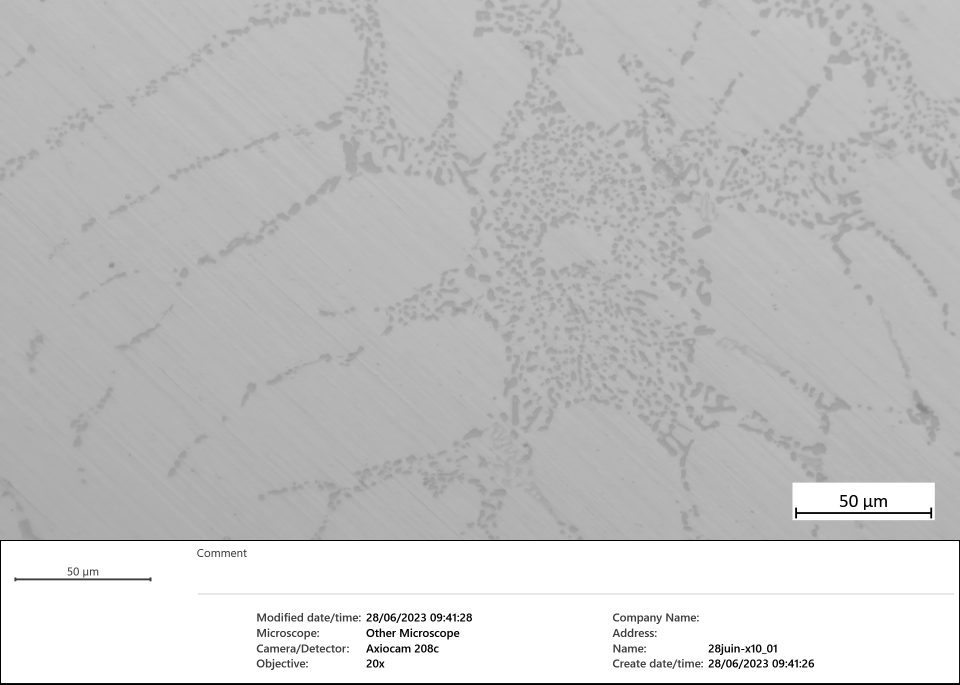
#> input picture 28juin-x10_01.jpg, 1920 x 1370 px (shown at 1/2 size)
$ python k-meanV2.py
#> lines starting #> are read from the running program, lines starting #| are printed output that depends on the picture; after the words box and inside, x2 and y2 are one past the last pixel; in counts of white or black regions, pixels touching at a corner belong together; long printed decimals are rounded
import numpy as np
import cv2
import matplotlib.pyplot as plt

def kmeans_image_segmentation(image, k):
#> called with image = '28juin-x10_01.jpg', k = 2
    image = cv2.imread(image,0)
#> image is the input picture: shape (1370, 1920); min 0, max 255, mean 195.1
    # Obtenir les dimensions de l'image
    hauteur, largeur = image.shape
    print(hauteur, largeur)
#| 1370 1920
    x1 = largeur
    y1 = 0
    x2 = largeur//5
    y2 = (hauteur//3)*2
    image = image[y1:y2, x2:x1]
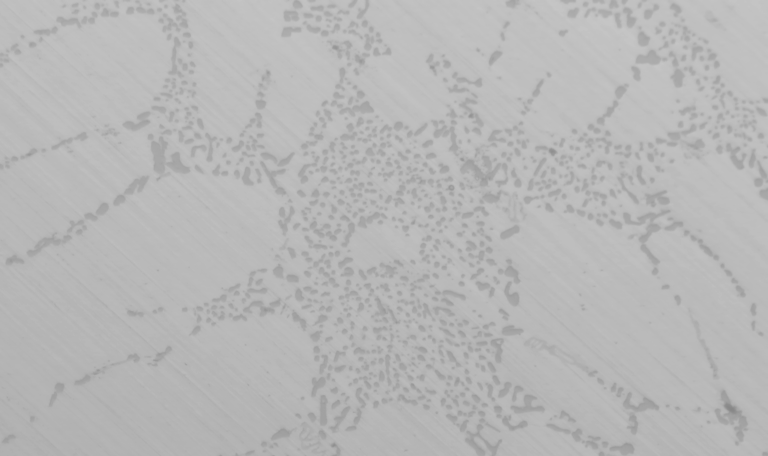
#> image: shape (912, 1536) (shown at 1/2 size); min 135, max 198, mean 183

    # Convertir l'image en une matrice de points de données
    data = image.reshape((-1, 3)).astype(np.float32)

    # Définir les critères d'arrêt pour l'algorithme des k-moyennes
    criteria = (cv2.TERM_CRITERIA_EPS + cv2.TERM_CRITERIA_MAX_ITER, 100, 0.1)

    # Appliquer l'algorithme des k-moyennes
    _, labels, centers = cv2.kmeans(data, k, None, criteria, 10, cv2.KMEANS_RANDOM_CENTERS)
#> centers = [[170, 169.7, 170], [185.3, 185.4, 185.3]]

    # Convertir les centres des clusters en valeurs d'intensité d'image
    centers = np.uint8(centers)
#> centers = [[170, 169, 170], [185, 185, 185]]

    # Réaffecter les pixels de l'image en utilisant les labels des clusters
    segmented_image = centers[labels.flatten()].reshape(image.shape)

    return segmented_image

def sharpen_image(sharpen_image):
    # Définir le noyau du filtre de netteté
    kernel = np.array([[0, -1, 0],
                       [-1, 5, -1],
                       [0, -1, 0]])

    # Appliquer le filtre de netteté à l'image
    sharpened = cv2.filter2D(sharpen_image, -1, kernel)
    return sharpened

def segment_image(segmented_image, threshold):

    #Image plus nette
#> called with threshold = 30
    cv2.imshow("image de base",segmented_image)

    #net= sharpen_image(image)
    gray = cv2.equalizeHist(segmented_image)
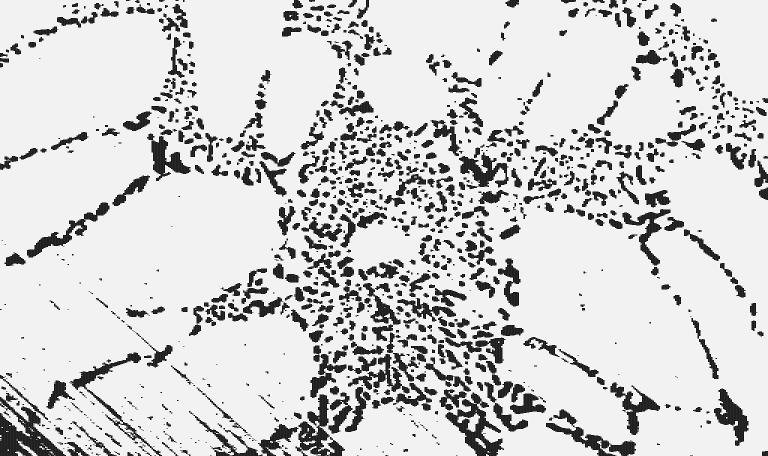
#> gray: shape (912, 1536) (shown at 1/2 size); min 0, max 255, mean 208.1
    cv2.imshow('intput',gray)

    # Appliquer un seuillage pour segmenter les taches foncées
    _, segmented = cv2.threshold(gray, threshold, 255, cv2.THRESH_BINARY)
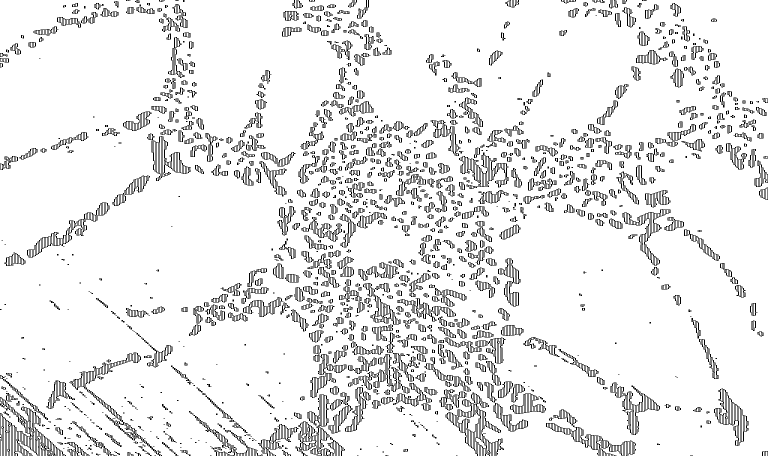
#> segmented: shape (912, 1536) (shown at 1/2 size); 91.1% white; black in thin lines or dots
    #adaptive_threshold = cv2.adaptiveThreshold(image, 255, cv2.ADAPTIVE_THRESH_MEAN_C, cv2.THRESH_BINARY, 11, 2)
    # Effectuer une opération de morphologie pour améliorer la segmentation
    kernel = np.ones((5, 5), np.uint8)
    segmented = cv2.morphologyEx(segmented, cv2.MORPH_OPEN, kernel)
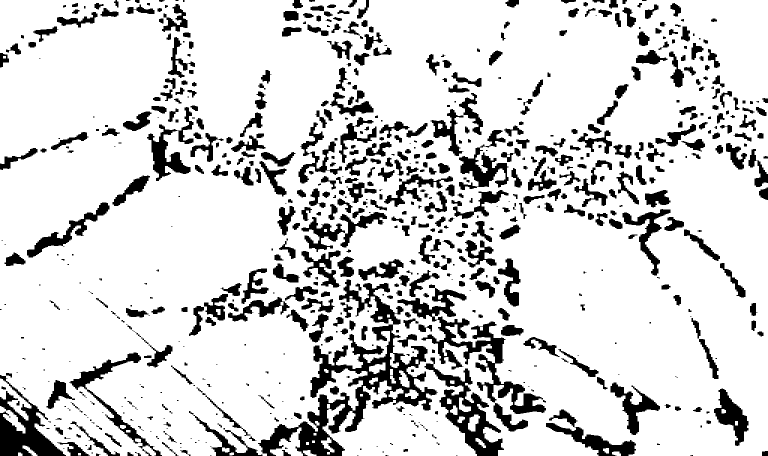
#> segmented: shape (912, 1536) (shown at 1/2 size); 83.1% white; 732 black regions (215 under 20 px)

    # Trouver les contours des taches segmentées
    #canny = cv2.Canny(segmented, 30, 150)
    #cv2.imshow("canny",canny)
    contours, _ = cv2.findContours(segmented, cv2.RETR_TREE, cv2.CHAIN_APPROX_NONE)
#> contours = 809 contours, 214 with area under 20; largest, box (x1, y1, x2, y2) and area: (0, 0, 1536, 912) 1330532, (794, 575, 1093, 829) 15058, (293, 213, 388, 363) 4855, (677, 558, 808, 650) 4201, (917, 294, 1018, 381) 4140
    contour_image = np.zeros_like(segmented)
    cv2.drawContours(contour_image, contours, -1, (255, 255, 255), -1)

    # Dessiner les contours et attribuer un numéro à chaque tache
    output = cv2.cvtColor(segmented, cv2.COLOR_GRAY2BGR)
#> output: shape (912, 1536, 3); 83.1% white; 732 black regions (215 under 20 px), largest, box (x1, y1, x2, y2) and area: (516, 559, 876, 912) 27789, (795, 569, 1092, 828) 13560, (849, 715, 1008, 912) 8448
    bluecount = 0
    greencount = 0
    yellowcount = 0
    redcount = 0
    for i, contour in enumerate(contours):
        # Calculer l'aire de la tache
        A1 = cv2.contourArea(contour)
        if 2500 >A1 > min_area:
            # Trouver le cercle d'encadrement le plus petit (centre, rayon)
            (x, y), R2 = cv2.minEnclosingCircle(contour)
            R2 = int(R2)  # Convertir en entier

            #Calcul du fcateur
            A2=np.pi*R2*R2
            Compare=A1/A2
            #print(Compare)

            #Repartition des couleurs
            if 0.81<Compare<1:
                color = [255, 0, 0]  # Bleu (RVB)
                bluecount += 1
            elif 0.61<Compare<0.80:
                color = [0,255,0]  #Vert
                greencount += 1
            elif 0.41<Compare<0.60:
                color = [0, 255, 255]  # Jaune (RVB)
                yellowcount += 1
            else :
                color =[0,0,255] #Rouge
                redcount += 1

            cv2.drawContours(output, [contour], -1, color, -2)
            cv2.fillPoly(output, [contour], color)
#> this loop made 809 passes
#> (A1, x, y, R2, A2, Compare, color, bluecount) on passes 205, 309: (258.5, 668.5, 780.2, 10, 314.2, 0.823, [255, 0, 0], 1), (127.5, 368.8, 618.5, 7, 153.9, 0.828, [255, 0, 0], 2)
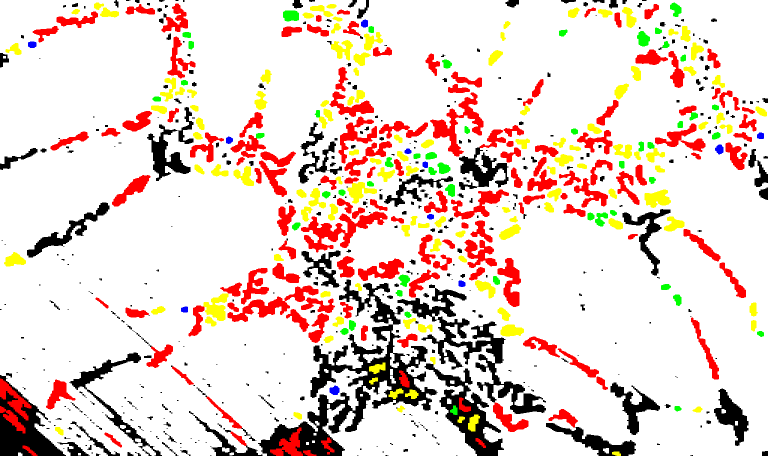
#> output: shape (912, 1536, 3) (shown at 1/2 size); mean B, G, R 204.4, 213.6, 232.3
#> after the loop, bluecount = 11; greencount = 49; redcount = 142; yellowcount = 119
    total = bluecount+greencount+yellowcount+redcount
#> total = 321
    bleu = bluecount / total
#> bleu = 0.0343
    vert = greencount / total
#> vert = 0.153
    jaune = yellowcount / total
#> jaune = 0.371
    rouge = redcount / total
#> rouge = 0.442
    print (bleu,vert,jaune,rouge)
#| 0.03427 0.1526 0.3707 0.4424

    #Création de l'histogramme
    data = [bleu,vert,jaune,rouge]
#> data = [0.0343, 0.153, 0.371, 0.442]
    barres = ["bleu","vert","jaune","rouge"]
    colors = ['blue', 'green', 'yellow', 'red']
    plt.bar(barres,data,color=colors)
    plt.ylabel('Proportions')
    plt.title('Histogramme des proportions')
    plt.show()
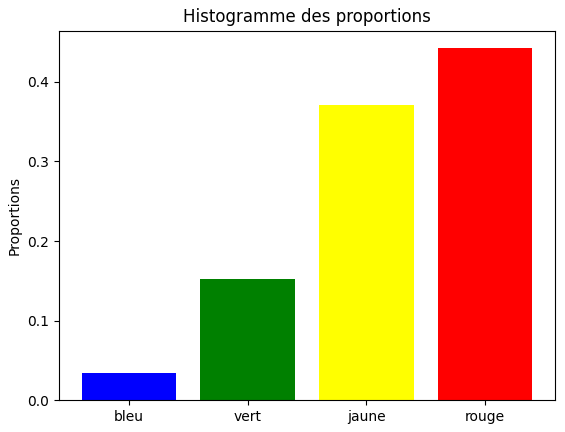
#> figure drawn by matplotlib, 1 panel; tallest bar 0.442 high, from x = 2.6 to 3.4

    output = cv2.resize(output, nouvelle_taille)
    cv2.imshow('Segmented Image', output)
    cv2.waitKey(0)
    cv2.destroyAllWindows()

# Charger l'image
image='28juin-x10_01.jpg'


#Variables
threshold = 30
min_area=100
scale_factor= 1.5
nouvelle_taille = (1536, 912)

# Appliquer l'algorithme des k-moyennes pour segmenter l'image
k = 2  # Nombre de clusters
segmented_image = kmeans_image_segmentation(image, k)
segmented_image = sharpen_image(segmented_image)
segmented_image = segment_image(segmented_image, threshold)

# Afficher l'image originale et l'image segmentée
cv2.imshow("Image originale", image)
cv2.imshow("Image segmentée", segmented_image)
cv2.waitKey(0)
cv2.destroyAllWindows()

$ run again, with 28juin-x100_01.jpg copied over 28juin-x10_01.jpg
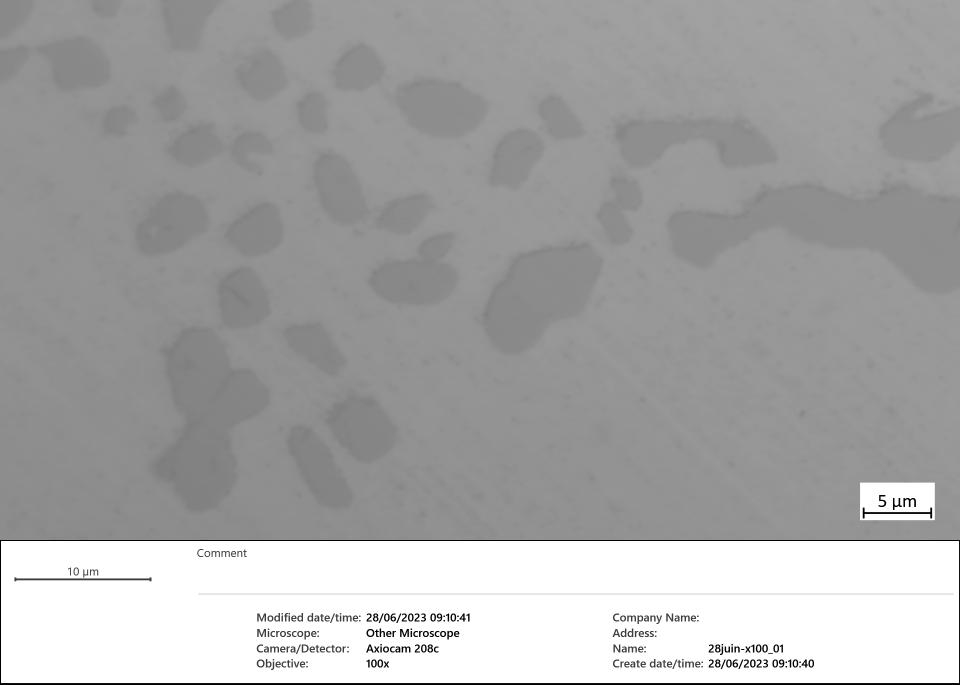
#> input picture 28juin-x100_01.jpg, 1920 x 1370 px (shown at 1/2 size)
#> in kmeans_image_segmentation, image is the input picture: shape (1370, 1920); min 0, max 255, mean 167.7
#| 1370 1920
#> image: shape (912, 1536)
#> in kmeans_image_segmentation, `_, labels, centers = cv2.kmeans(data, k, None, criteria, 10, cv2.KMEAN..`: centers = [[140.6, 140.6, 140.6], [152.6, 152.6, 152.6]]
#> in kmeans_image_segmentation, `centers = np.uint8(centers)`: centers = [[140, 140, 140], [152, 152, 152]]
#> segmented_image: shape (912, 1536); values 140 (black) and 152 (white), 66.5% white; 192 black regions (76 under 20 px), largest, box (x1, y1, x2, y2) and area: (0, 365, 699, 912) 172860, (948, 363, 1536, 588) 71121, (558, 478, 825, 716) 38199
#> contours = 1945 contours, 1442 with area under 20; largest, box (x1, y1, x2, y2) and area: (0, 0, 1536, 912) 1396304, (376, 778, 440, 834) 904, (434, 766, 493, 808) 697, (142, 516, 193, 555) 626, (488, 793, 512, 852) 394
#> the loop in segment_image, `for i, contour in enumerate(contours): # Calculer l'aire de la tache` made 1945 passes
#> (A1, x, y, R2, A2, Compare, color, greencount) on pass 70: (116.5, 686.5, 872.9, 7, 153.9, 0.757, [0, 255, 0], 1)
#> after the loop in segment_image, `for i, contour in enumerate(contours):`:
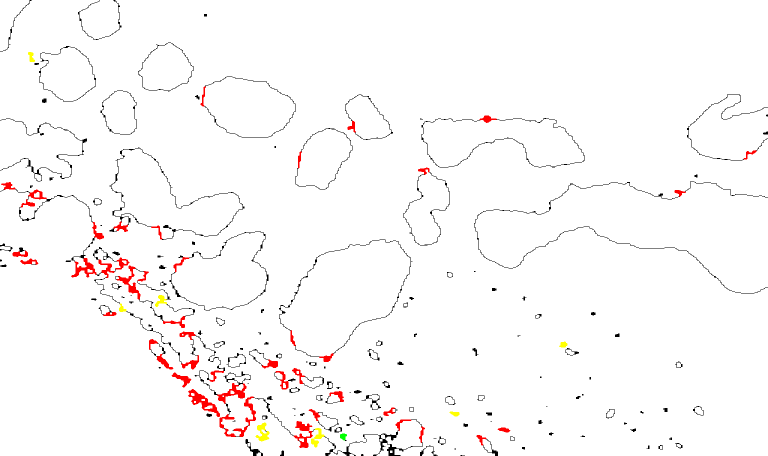
#> output: shape (912, 1536, 3) (shown at 1/2 size); mean B, G, R 248.3, 248.7, 251.3
#> after the loop in segment_image, `for i, contour in enumerate(contours):`: bluecount = 0; greencount = 1; redcount = 53; yellowcount = 9
#> total = 63
#> bleu = 0
#> vert = 0.0159
#> jaune = 0.143
#> rouge = 0.841
#| 0.0 0.01587 0.1429 0.8413
#> data = [0, 0.0159, 0.143, 0.841]
#> in segment_image, `plt.show()`:
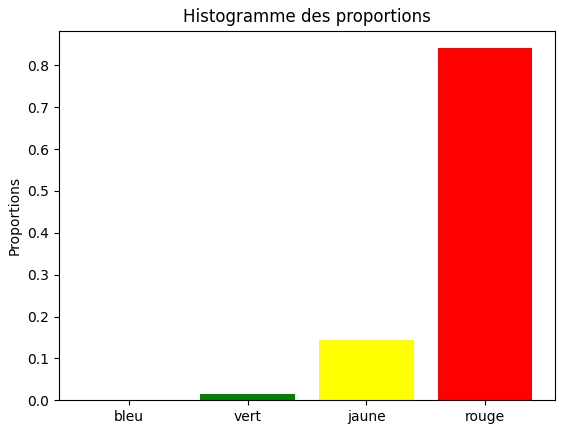
#> figure drawn by matplotlib, 1 panel; tallest bar 0.841 high, from x = 2.6 to 3.4

$ run again, with 28juin-x100_02.jpg copied over 28juin-x10_01.jpg
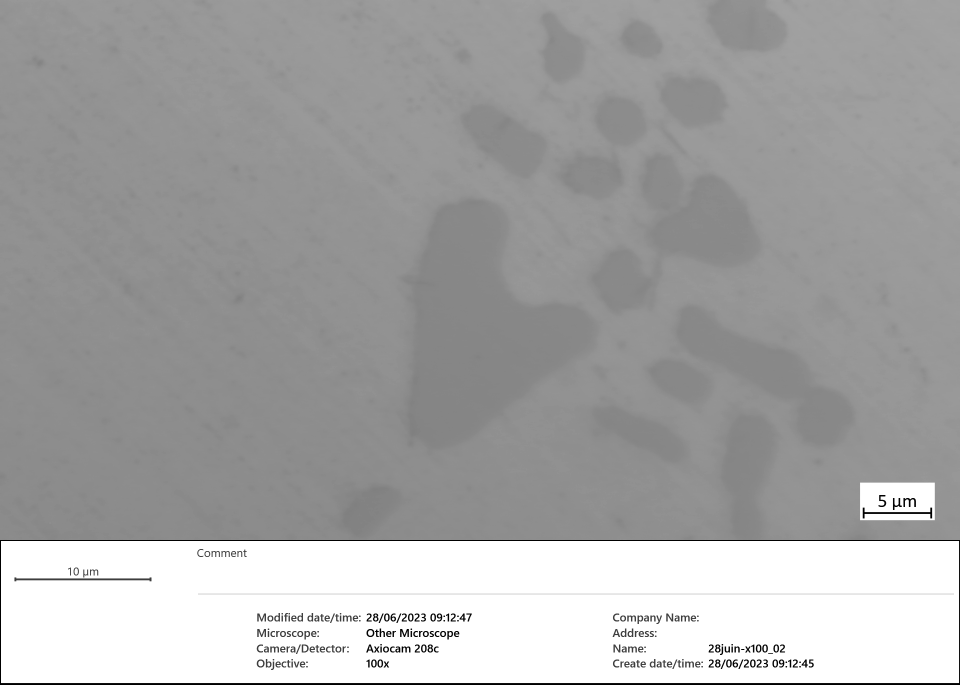
#> input picture 28juin-x100_02.jpg, 1920 x 1370 px (shown at 1/2 size)
#> in kmeans_image_segmentation, image is the input picture: shape (1370, 1920); min 0, max 255, mean 166.9
#| 1370 1920
#> image: shape (912, 1536)
#> in kmeans_image_segmentation, `_, labels, centers = cv2.kmeans(data, k, None, criteria, 10, cv2.KMEAN..`: centers = [[140.2, 140.2, 140.2], [152.6, 152.6, 152.6]]
#> in kmeans_image_segmentation, `centers = np.uint8(centers)`: centers = [[140, 140, 140], [152, 152, 152]]
#> segmented_image: shape (912, 1536); values 140 (black) and 152 (white), 57.5% white; 164 black regions (88 under 20 px), largest, box (x1, y1, x2, y2) and area: (0, 303, 1344, 912) 509112, (717, 185, 912, 403) 19839, (534, 203, 714, 366) 16587
#> contours = 1209 contours, 829 with area under 20; largest, box (x1, y1, x2, y2) and area: (0, 0, 1536, 912) 1396609, (344, 502, 410, 570) 1071, (265, 471, 337, 534) 832, (218, 485, 266, 523) 792, (262, 523, 311, 579) 772
#> the loop in segment_image, `for i, contour in enumerate(contours): # Calculer l'aire de la tache` made 1209 passes
#> (A1, x, y, R2, A2, Compare, color, greencount) on pass 476: (110, 106, 468.5, 7, 153.9, 0.715, [0, 255, 0], 1)
#> after the loop in segment_image, `for i, contour in enumerate(contours):`:
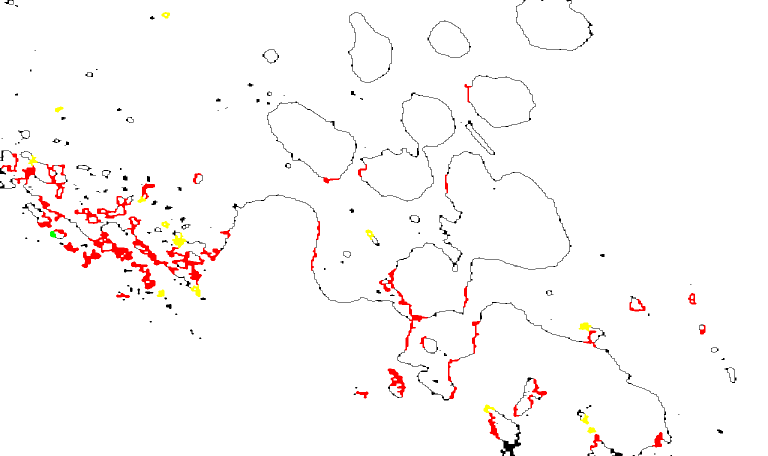
#> output: shape (912, 1536, 3) (shown at 1/2 size); mean B, G, R 248.3, 248.8, 252.3
#> after the loop in segment_image, `for i, contour in enumerate(contours):`: bluecount = 0; greencount = 1; redcount = 60; yellowcount = 13
#> total = 74
#> bleu = 0
#> vert = 0.0135
#> jaune = 0.176
#> rouge = 0.811
#| 0.0 0.01351 0.1757 0.8108
#> data = [0, 0.0135, 0.176, 0.811]
#> in segment_image, `plt.show()`:
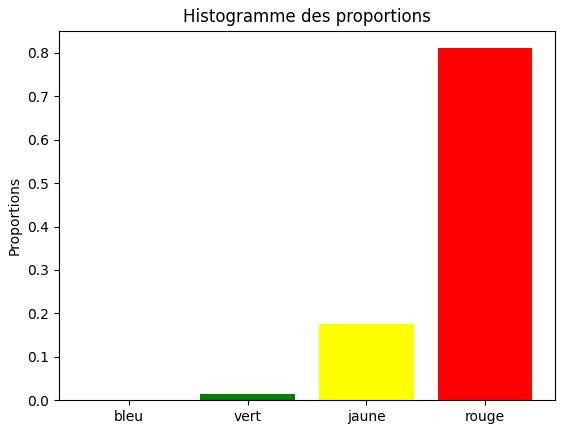
#> figure drawn by matplotlib, 1 panel; tallest bar 0.811 high, from x = 2.6 to 3.4
